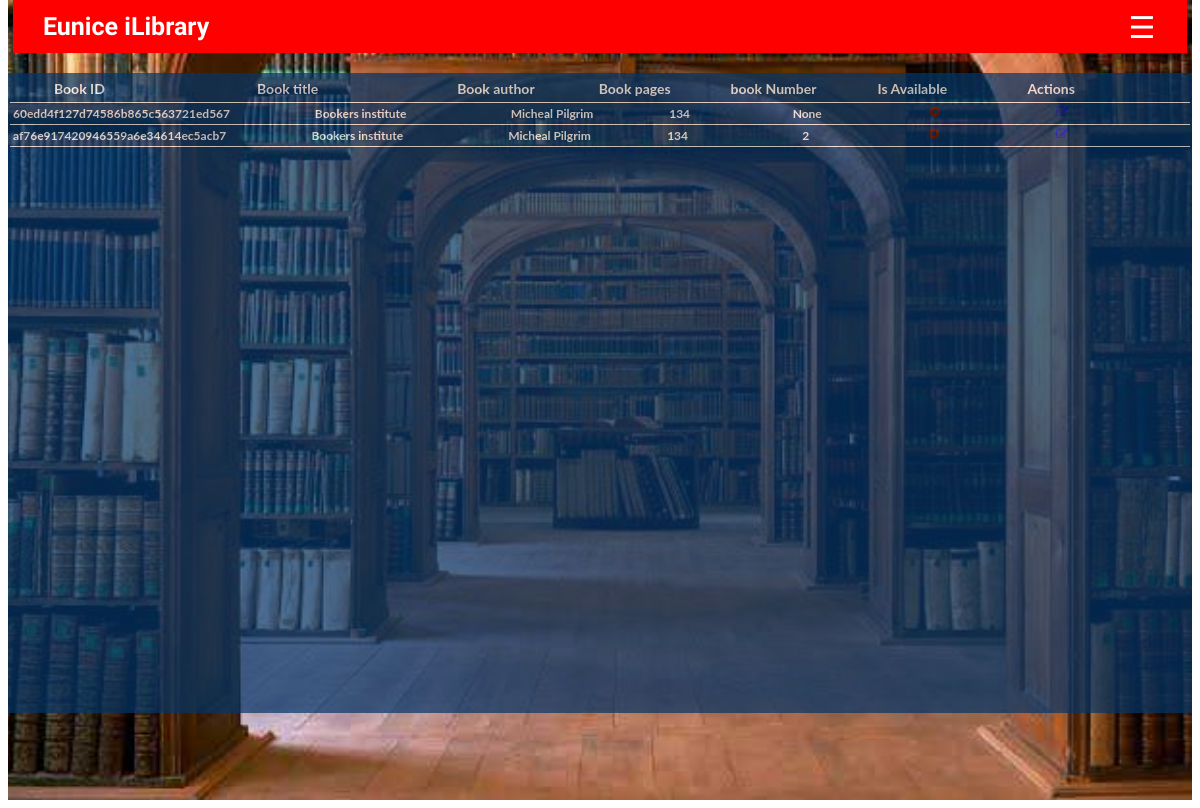
/view_books, run on an earlier commit of the app's database.
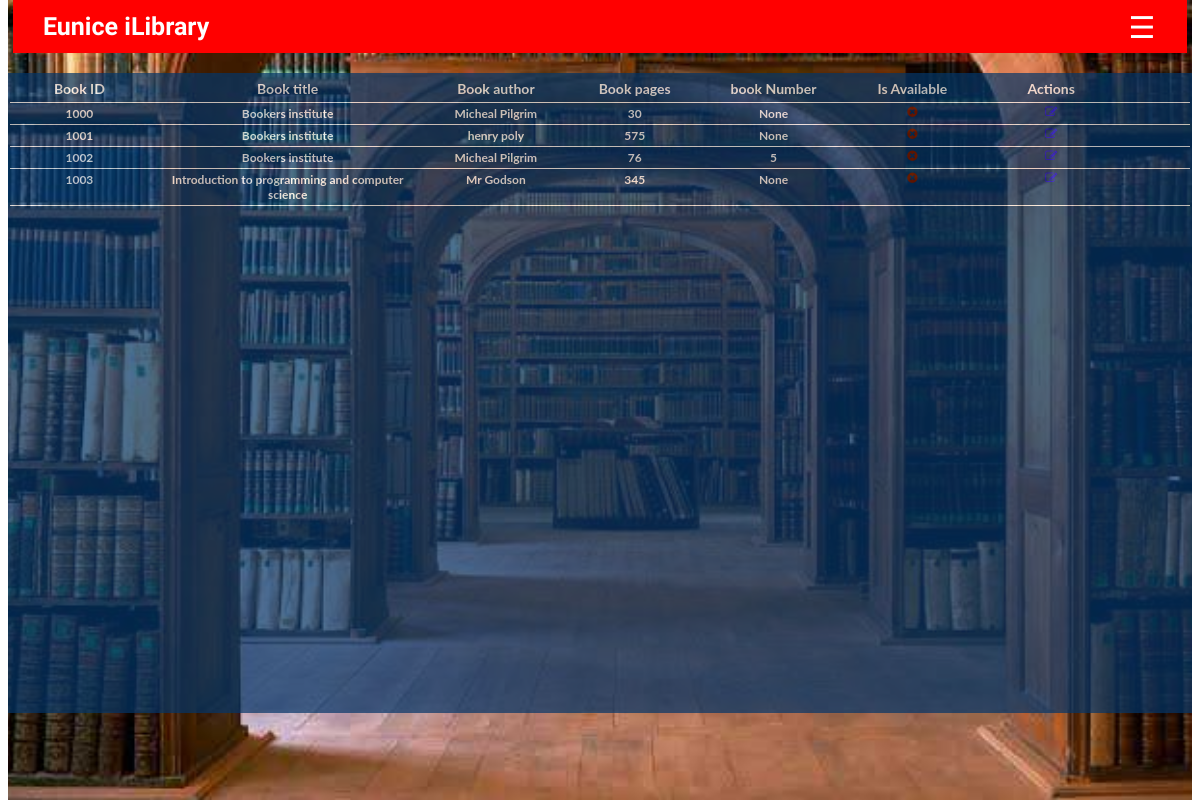
And on a later commit of the database.
### library/models.py (models this page shows, shortened)
class BookInstance(models.Model):
    id=models.AutoField(primary_key=True,help_text="Book unique id across the Library")
    book=models.ForeignKey('Book', on_delete=models.CASCADE,null=True)
    book_number=models.PositiveIntegerField(null=True,help_text="Book number for books of the save kind")
    Is_borrowed = models.BooleanField(default=False)

class Book(models.Model):
    book_title = models.CharField(max_length=200)
    book_author = models.CharField(max_length=100)
    book_pages = models.PositiveIntegerField()
    book_category = models.CharField(max_length=100, help_text="category the book falls into, for instance fiction, romance")
    book_description=models.TextField(max_length=200, help_text="Short description about the book",null=True,blank=True)

### library/views.py (the view)
# urls.py: path('view_books', views.view_books, name='show_book_record'),
def view_books(request):
    books=BookInstance.objects.order_by('id')
    return render(request,'view_books.html', {'books': books})

### library/templates/view_books.html (shortened to what this page needs)
{% extends 'base.html' %}
{% block content %}
<div class="big-container" >
<table class="table table-striped" >
<tr class="tr">
    <th class="th">Book ID</th>
    <th class="th">Book title </th>
    <th class="th">Book author </th>
    <th class="th">Book pages </th>
    <th class="th">book Number </th>
    <th class="th">Is Available</th>
    <th class="th">Actions</th>
</tr>
    {%for book in books%}
    <tr class="tr">
        <td class="td">{{book.id}}</td>
        <td class="td">{{book.book.book_title}}</td>
        <td class="td">{{book.book.book_author}}</td>
        <td class="td">{{book.book.book_pages}}</td>
        <td class="td">{{book.book_number}}</td>
        <td class="td">
        {%if  book.Is_borrowed %}
        <span><i class="fa fa-times-circle" style="color:rgb(128, 28, 0)"></i></span>
        <td class="td">
            <a href="edit/book/{{book.id}}"><i class="fa fa-edit"></i></a>
            </td>
        {%else%}
        <span><i class="fa fa-check-circle" style="color:green"></i></span>
        <td class="td"><a href="edit/book/{{book.id}}"><i class="fa fa-edit" style="color:white ;""></i></a> | <a
            href="delete/book/{{book.id}}"><i  style="color:white ;" class="fa fa-trash"></i></a></td>
        {%endif%}
    </td>
    </tr> {% endfor %}
</table>
</div>
{% endblock %}

### library/templates/base.html (shortened to what this page needs)
<!DOCTYPE html>
<html>
<head>
{%load static%}
<link rel="stylesheet" href="https://cdnjs.cloudflare.com/ajax/libs/font-awesome/4.7.0/css/font-awesome.min.css">
</head>
<body>
<div class="bg">
<div class="logo">Eunice iLibrary</div>
<span class="opennav"  onclick="openNav()">&#9776; </span>
{% block content %}
{% endblock %}
</div>
</body>
</html>

### library/templates/base.html (style rules this page uses)
body { font-family: "Lato", sans-serif; margin-top: 0px; height: 100%; }
tr { display: grid; grid-template-columns: 1fr 2fr 1fr 1fr 1fr 1fr 1fr 0.5fr; justify-items: center; border-style: solid; border-width: thin; border-left: 0px; border-right: 0px; border-top: 0px; border-color: white; }
.table { margin-left:auto; margin-right:auto; width: 100%; }
tr .th { color:white; padding: 5px 10px; text-align: center; font-weight:bold; font-size:14px; }
tr .td { color:white; padding: 3px; text-align: center; font-weight:bold; font-size:12px; }
.bg { background-image: url('static/images/bg_mobile.jpeg'); height: 100%; background-position: center; background-repeat: no-repeat; background-size: cover; }
.big-container { position:relative; margin: 20px 0px; width:100%; height:80%; overflow-x: scroll; overflow-y: scroll; background-color:rgb(3, 54, 105); opacity:0.7 ; }
.logo { font-size:22px; margin:0px 5px; padding: 18px 10px ; color: white; font-weight: bold; background-color:red; font-family:'Sofia'; }
.opennav { font-size:30px; width: 40px; text-align: center; cursor:pointer; right:0px; position: fixed; top:0px; margin:12px; padding: 8px; border-radius:50%; color: white; }
@media screen and (min-width: 400px) { .logo { font-size: 30px; } }
@media screen and (min-width: 500px) { .bg { background-image: url('static/images/bg_pc.jpeg'); height: 100%; background-position: center;background-repeat: no-repeat; background-size: cover; } }
@media screen and (min-width: 500px) { .logo { font-size: 25px; padding: 12px 10px 12px 30px ; } }
@media screen and (min-width: 500px) { .opennav { margin-right:30px; margin-top:-0.5px ; } }
@media screen and (min-width: 500px) { .big-container { overflow-x: hidden; } }

What changed in the data, as far as the page shows it:
removed BookInstance: id "60edd4f127d74586b865c563721ed567", book.book_title "Bookers institute", book.book_author "Micheal Pilgrim", book.book_pages "134", book_number "None"
removed BookInstance: id "af76e917420946559a6e34614ec5acb7", book.book_title "Bookers institute", book.book_author "Micheal Pilgrim", book.book_pages "134", book_number "2"
added BookInstance: id "1000", book.book_title "Bookers institute", book.book_author "Micheal Pilgrim", book.book_pages "30", book_number "None"
added BookInstance: id "1001", book.book_title "Bookers institute", book.book_author "henry poly", book.book_pages "575", book_number "None"
added BookInstance: id "1002", book.book_title "Bookers institute", book.book_author "Micheal Pilgrim", book.book_pages "76", book_number "5"
added BookInstance: id "1003", book.book_title "Introduction to programming and computer science", book.book_author "Mr Godson", book.book_pages "345", book_number "None"
